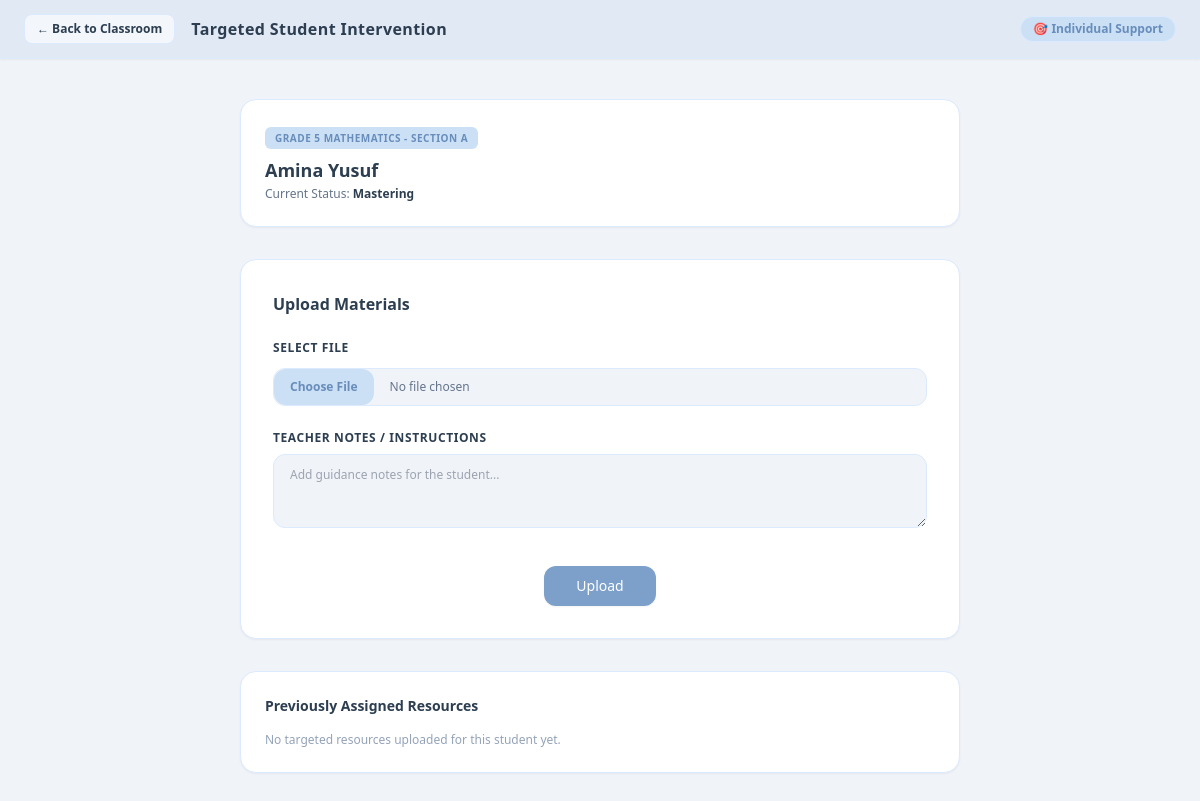
The app's page /teacher/upload_resource.php?student_id=1, older data.
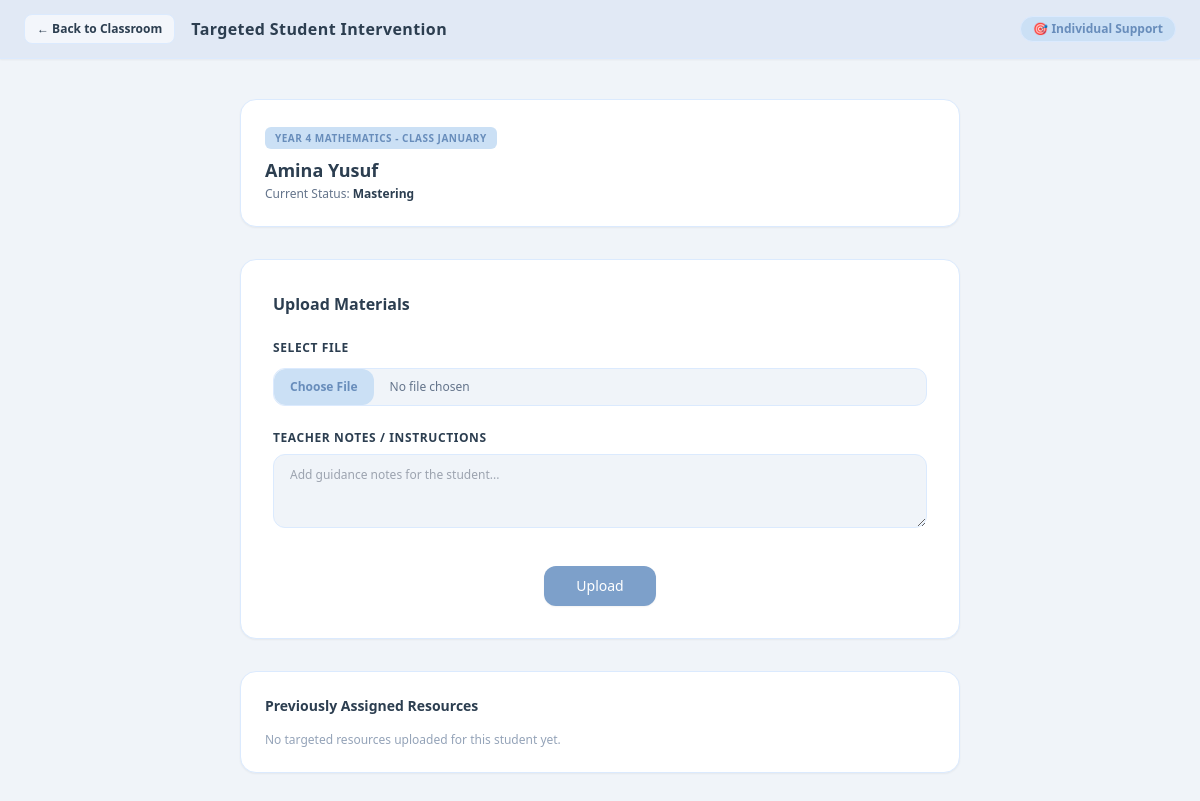
The same page, newer data.
### tables this page shows
CREATE TABLE students (
        id INTEGER PRIMARY KEY AUTOINCREMENT, 
        classroom_id INTEGER, 
        name TEXT NOT NULL, 
        status TEXT NOT NULL, 
        score INTEGER DEFAULT 0, 
        role TEXT DEFAULT 'student', 
        FOREIGN KEY(classroom_id) REFERENCES classrooms(id) ON DELETE SET NULL
    );

CREATE TABLE classrooms (
        id INTEGER PRIMARY KEY AUTOINCREMENT,
        teacher_id INTEGER,
        name TEXT NOT NULL,
        avg_mastery TEXT NOT NULL,
        FOREIGN KEY(teacher_id) REFERENCES teachers(id) ON DELETE SET NULL
    );

### teacher/upload_resource.php (the view, shortened to what this page needs)
<?php
require_once __DIR__ . '/../config/db.php';
$student_id = isset($_GET['student_id']) ? intval($_GET['student_id']) : 0;
$pdo->exec("CREATE TABLE IF NOT EXISTS student_resources (
    id INT AUTO_INCREMENT PRIMARY KEY,
    student_id INT NOT NULL,
    file_name VARCHAR(255) NOT NULL,
    notes TEXT,
    created_at TIMESTAMP DEFAULT CURRENT_TIMESTAMP
)");
$stmt = $pdo->prepare("SELECT s.*, c.name as classroom_name, c.id as classroom_id FROM students s JOIN classrooms c ON s.classroom_id = c.id WHERE s.id = ?");
$stmt->execute([$student_id]);
$student = $stmt->fetch(PDO::FETCH_ASSOC);
$stmt_res = $pdo->prepare("SELECT * FROM student_resources WHERE student_id = ? ORDER BY id DESC");
$stmt_res->execute([$student_id]);
$resources = $stmt_res->fetchAll(PDO::FETCH_ASSOC);
?>
<!DOCTYPE html>
<html lang="en">
<head>
    <script src="https://cdn.tailwindcss.com"></script>
</head>
<body class="bg-pastel-bg text-pastel-text min-h-screen font-sans flex flex-col">
    <header class="bg-pastel-nav border-b border-blue-100 sticky top-0 z-50 shadow-sm">
        <div class="max-w-7xl mx-auto px-6 py-3.5 flex justify-between items-center">
            <div class="flex items-center space-x-4">
                <a href="classroom.php?id=<?php echo $student['classroom_id']; ?>" class="text-pastel-text hover:text-pastel-hover bg-white/60 hover:bg-white px-3 py-1.5 rounded-lg text-xs font-semibold transition border border-blue-100">&larr; Back to Classroom</a>
                <h1 class="text-base font-bold text-pastel-text tracking-wide">Targeted Student Intervention</h1>
            </div>
            <div class="bg-pastel-badge text-pastel-hover text-xs font-semibold px-3 py-1 rounded-full border border-blue-100">
                🎯 Individual Support
            </div>
        </div>
    </header>
    <main class="max-w-3xl mx-auto px-6 py-10 flex-1 w-full space-y-8">
        <div class="bg-pastel-card rounded-2xl shadow-sm border border-blue-100 p-6 flex justify-between items-center">
            <div>
                <span class="text-[10px] font-bold uppercase tracking-wider bg-pastel-badge text-pastel-hover px-2.5 py-1 rounded-md"><?php echo htmlspecialchars($student['classroom_name']); ?></span>
                <h2 class="text-lg font-bold text-pastel-text mt-2"><?php echo htmlspecialchars($student['name']); ?></h2>
                <p class="text-xs text-slate-500 mt-0.5">Current Status: <span class="font-semibold text-pastel-text"><?php echo htmlspecialchars($student['status']); ?></span></p>
            </div>
        </div>
        <div class="bg-pastel-card rounded-2xl shadow-sm border border-blue-100 p-8 space-y-6">
            <div>
                <h3 class="text-base font-bold text-pastel-text mb-1">Upload Materials</h3>
            </div>
            <form action="upload.php?student_id=<?php echo $student_id; ?>" method="POST" enctype="multipart/form-data" class="space-y-6">
                <div class="space-y-3">
                    <label class="block text-xs font-semibold text-pastel-text uppercase tracking-wider">Select File</label>
                    <input type="file" name="student_file" required class="block w-full text-xs text-slate-500 file:mr-4 file:py-2.5 file:px-4 file:rounded-xl file:border-0 file:text-xs file:font-semibold file:bg-pastel-badge file:text-pastel-hover hover:file:bg-blue-200 border border-blue-100 rounded-xl cursor-pointer bg-pastel-bg">
                </div>
                <div class="space-y-2">
                    <label class="block text-xs font-semibold text-pastel-text uppercase tracking-wider">Teacher Notes / Instructions</label>
                    <textarea name="notes" rows="3" placeholder="Add guidance notes for the student..." class="w-full text-xs text-pastel-text border border-blue-100 rounded-xl px-4 py-3 bg-pastel-bg focus:outline-none focus:ring-2 focus:ring-pastel-primary"></textarea>
                </div>
                <div class="flex justify-center pt-2">
                    <button type="submit" class="bg-pastel-primary hover:bg-pastel-hover text-white font-medium px-8 py-2.5 rounded-xl text-center transition shadow-sm text-sm">
                        Upload
                    </button>
                </div>
            </form>
        </div>
        <div class="bg-pastel-card rounded-2xl shadow-sm border border-blue-100 p-6 space-y-4">
            <h3 class="text-sm font-bold text-pastel-text">Previously Assigned Resources</h3>
            <?php if (empty($resources)): ?>
                <p class="text-xs text-slate-400">No targeted resources uploaded for this student yet.</p>
            <?php endif; ?>
        </div>
    </main>
</body>
</html>

Row changes from the older to the newer data that the page shows:
changed students "Amina Yusuf": classroom.name "GRADE 5 MATHEMATICS - SECTION A" → "YEAR 4 MATHEMATICS - CLASS JANUARY"
